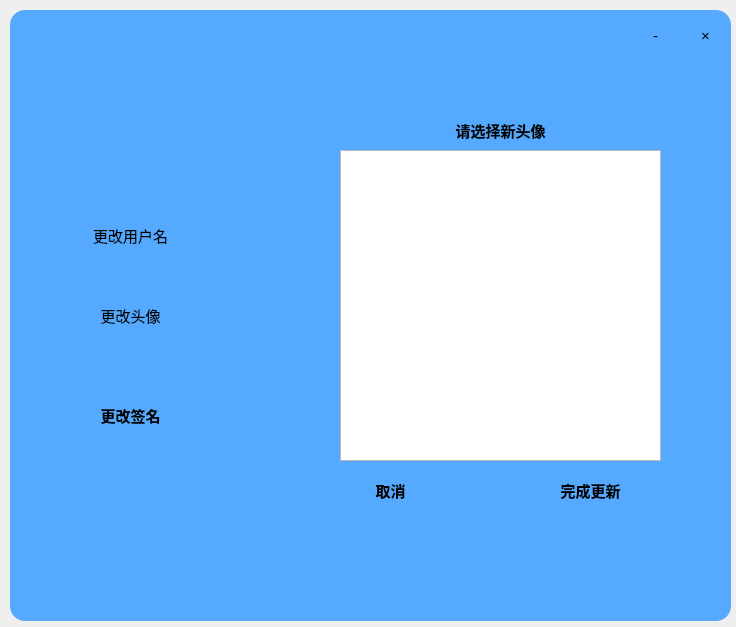
<?xml version="1.0" encoding="UTF-8"?>
<ui version="4.0">
 <class>UserProfile</class>
 <widget class="QWidget" name="UserProfile">
  <property name="geometry">
   <rect>
    <x>0</x>
    <y>0</y>
    <width>736</width>
    <height>627</height>
   </rect>
  </property>
  <property name="windowTitle">
   <string>Form</string>
  </property>
  <property name="styleSheet">
   <string notr="true">*{

font-size:15px;
font-style:MingLiU-ExtB;
}



QFrame#frame{
        background-color: rgba(55, 140, 205, 177);
        background-color: rgba(85, 170, 255, 255);

border-radius:15px;
}
QLineEdit{
color:#8d98a1;
font-size:16px;
border-style:outset;
border-radius:10px;
font-style:MingLiU-ExtB;
}
QPushButton{
background-color: rgba(221, 214, 225,0);
border-style:outset;
border-radius:10px;
font-style:MingLiU-ExtB;
}
QPushButton:pressed{
background-color: rgba(199, 193, 237,0);
border-style:inset;
font-style:MingLiU-ExtB;
}
QCheckBox{
background:rgba(85,170,255,0);
color:white;
font-style:MingLiU-ExtB;
}
QLabel{
background:rgba(85,170,255,0);
color:white;
font-style:MingLiU-ExtB;
font-size:14px;
}
QToolButton#toolButton{
color:rgb(0,0,0);
border-style:none;
border-top-right-radius:15px;
}
QToolButton#toolButton::hover{
color:rgb(255,255,255);
background-color: rgba(255, 56, 56, 0);
}
QToolButton#toolButton_2{
border-style:none;
color:rgb(0,0,0);
}
QToolButton#toolButton_2::hover{
border-style:none;
color:rgb(0,0,0);
background-color: rgba(203, 203, 203, 0);
}
QToolButton#toolButton{
color:rgb(0,0,0);
border-style:none;
border-top-right-radius:15px;
}
QToolButton#toolButton::hover{
color:rgb(255,255,255);
background-color: rgba(255, 56, 56, 150);
}
QToolButton#toolButton_2{
border-style:none;
color:rgb(0,0,0);
}
QToolButton#toolButton_2::hover{
border-style:none;
color:rgb(0,0,0);
background-color: rgba(203, 203, 203, 150);
}
</string>
  </property>
  <widget class="QFrame" name="frame">
   <property name="geometry">
    <rect>
     <x>10</x>
     <y>10</y>
     <width>721</width>
     <height>611</height>
    </rect>
   </property>
   <property name="frameShape">
    <enum>QFrame::StyledPanel</enum>
   </property>
   <property name="frameShadow">
    <enum>QFrame::Raised</enum>
   </property>
   <widget class="QToolButton" name="toolButton_2">
    <property name="geometry">
     <rect>
      <x>620</x>
      <y>0</y>
      <width>51</width>
      <height>51</height>
     </rect>
    </property>
    <property name="text">
     <string>-</string>
    </property>
   </widget>
   <widget class="QToolButton" name="toolButton">
    <property name="geometry">
     <rect>
      <x>670</x>
      <y>0</y>
      <width>51</width>
      <height>51</height>
     </rect>
    </property>
    <property name="text">
     <string>×</string>
    </property>
   </widget>
   <widget class="QPushButton" name="pushButtonChangeName">
    <property name="geometry">
     <rect>
      <x>10</x>
      <y>200</y>
      <width>221</width>
      <height>51</height>
     </rect>
    </property>
    <property name="styleSheet">
     <string notr="true">font: 13pt &quot;微软雅黑&quot;;
color:rgb(0,0,0);
</string>
    </property>
    <property name="text">
     <string>更改用户名</string>
    </property>
   </widget>
   <widget class="QPushButton" name="pushButtonChangeAvatar">
    <property name="geometry">
     <rect>
      <x>10</x>
      <y>280</y>
      <width>221</width>
      <height>51</height>
     </rect>
    </property>
    <property name="styleSheet">
     <string notr="true"/>
    </property>
    <property name="text">
     <string>更改头像</string>
    </property>
   </widget>
   <widget class="QStackedWidget" name="stack">
    <property name="geometry">
     <rect>
      <x>260</x>
      <y>50</y>
      <width>421</width>
      <height>461</height>
     </rect>
    </property>
    <property name="currentIndex">
     <number>1</number>
    </property>
    <widget class="QWidget" name="page">
     <widget class="QPushButton" name="confirmUsername">
      <property name="geometry">
       <rect>
        <x>240</x>
        <y>400</y>
        <width>161</width>
        <height>61</height>
       </rect>
      </property>
      <property name="styleSheet">
       <string notr="true">font: 16pt &quot;幼圆&quot;;
color:rgb(0,0,0);
font-weight:bold</string>
      </property>
      <property name="text">
       <string>完成更新</string>
      </property>
     </widget>
     <widget class="QPushButton" name="cancelButton_1">
      <property name="geometry">
       <rect>
        <x>60</x>
        <y>400</y>
        <width>121</width>
        <height>61</height>
       </rect>
      </property>
      <property name="styleSheet">
       <string notr="true">font: 16pt &quot;幼圆&quot;;
color:rgb(0,0,0);
font-weight:bold</string>
      </property>
      <property name="text">
       <string>取消</string>
      </property>
     </widget>
     <widget class="QLineEdit" name="usernameEdit">
      <property name="geometry">
       <rect>
        <x>130</x>
        <y>180</y>
        <width>181</width>
        <height>31</height>
       </rect>
      </property>
      <property name="text">
       <string/>
      </property>
      <property name="placeholderText">
       <string>更改用户名</string>
      </property>
     </widget>
     <widget class="QPushButton" name="pushButton_9">
      <property name="geometry">
       <rect>
        <x>100</x>
        <y>40</y>
        <width>251</width>
        <height>61</height>
       </rect>
      </property>
      <property name="styleSheet">
       <string notr="true">font: 16pt &quot;幼圆&quot;;
color:rgb(0,0,0);
font-weight:bold</string>
      </property>
      <property name="text">
       <string>请输入新用户名</string>
      </property>
     </widget>
    </widget>
    <widget class="QWidget" name="page_2">
     <widget class="QPushButton" name="cancelButton_2">
      <property name="geometry">
       <rect>
        <x>60</x>
        <y>400</y>
        <width>121</width>
        <height>61</height>
       </rect>
      </property>
      <property name="styleSheet">
       <string notr="true">font: 16pt &quot;幼圆&quot;;
color:rgb(0,0,0);
font-weight:bold</string>
      </property>
      <property name="text">
       <string>取消</string>
      </property>
     </widget>
     <widget class="QPushButton" name="confirmAvatar">
      <property name="geometry">
       <rect>
        <x>240</x>
        <y>400</y>
        <width>161</width>
        <height>61</height>
       </rect>
      </property>
      <property name="styleSheet">
       <string notr="true">font: 16pt &quot;幼圆&quot;;
color:rgb(0,0,0);
font-weight:bold</string>
      </property>
      <property name="text">
       <string>完成更新</string>
      </property>
     </widget>
     <widget class="QListWidget" name="listWidget">
      <property name="geometry">
       <rect>
        <x>70</x>
        <y>90</y>
        <width>321</width>
        <height>311</height>
       </rect>
      </property>
     </widget>
     <widget class="QPushButton" name="pushButton_7">
      <property name="geometry">
       <rect>
        <x>90</x>
        <y>40</y>
        <width>281</width>
        <height>61</height>
       </rect>
      </property>
      <property name="styleSheet">
       <string notr="true">font: 16pt &quot;幼圆&quot;;
color:rgb(0,0,0);
font-weight:bold</string>
      </property>
      <property name="text">
       <string>请选择新头像</string>
      </property>
     </widget>
    </widget>
    <widget class="QWidget" name="page_3">
     <widget class="QPushButton" name="cancelButton_3">
      <property name="geometry">
       <rect>
        <x>60</x>
        <y>400</y>
        <width>121</width>
        <height>61</height>
       </rect>
      </property>
      <property name="styleSheet">
       <string notr="true">font: 16pt &quot;幼圆&quot;;
color:rgb(0,0,0);
font-weight:bold</string>
      </property>
      <property name="text">
       <string>取消</string>
      </property>
     </widget>
     <widget class="QLineEdit" name="signatureEdit">
      <property name="geometry">
       <rect>
        <x>130</x>
        <y>180</y>
        <width>181</width>
        <height>31</height>
       </rect>
      </property>
      <property name="text">
       <string/>
      </property>
      <property name="placeholderText">
       <string>更改签名</string>
      </property>
     </widget>
     <widget class="QPushButton" name="confirmSign">
      <property name="geometry">
       <rect>
        <x>240</x>
        <y>400</y>
        <width>161</width>
        <height>61</height>
       </rect>
      </property>
      <property name="styleSheet">
       <string notr="true">font: 16pt &quot;幼圆&quot;;
color:rgb(0,0,0);
font-weight:bold</string>
      </property>
      <property name="text">
       <string>完成更新</string>
      </property>
     </widget>
     <widget class="QPushButton" name="pushButton_8">
      <property name="geometry">
       <rect>
        <x>70</x>
        <y>40</y>
        <width>321</width>
        <height>61</height>
       </rect>
      </property>
      <property name="styleSheet">
       <string notr="true">font: 16pt &quot;幼圆&quot;;
color:rgb(0,0,0);
font-weight:bold</string>
      </property>
      <property name="text">
       <string>请输入新签名</string>
      </property>
     </widget>
    </widget>
   </widget>
   <widget class="QPushButton" name="pushButtonChangeSignature">
    <property name="geometry">
     <rect>
      <x>10</x>
      <y>380</y>
      <width>221</width>
      <height>51</height>
     </rect>
    </property>
    <property name="styleSheet">
     <string notr="true">font: 13pt &quot;幼圆&quot;;
color:rgb(0,0,0);
font-weight:bold</string>
    </property>
    <property name="text">
     <string>更改签名</string>
    </property>
   </widget>
  </widget>
 </widget>
 <resources/>
 <connections/>
</ui>
